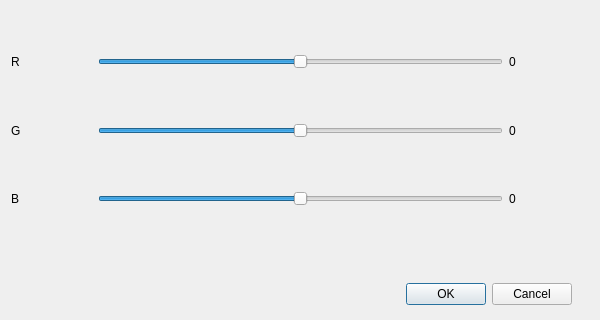
<?xml version="1.0" encoding="UTF-8"?>
<ui version="4.0">
 <class>ChangeRGB</class>
 <widget class="QDialog" name="ChangeRGB">
  <property name="geometry">
   <rect>
    <x>0</x>
    <y>0</y>
    <width>600</width>
    <height>320</height>
   </rect>
  </property>
  <property name="minimumSize">
   <size>
    <width>600</width>
    <height>320</height>
   </size>
  </property>
  <property name="maximumSize">
   <size>
    <width>600</width>
    <height>320</height>
   </size>
  </property>
  <property name="windowTitle">
   <string>ChangeRGB</string>
  </property>
  <widget class="QWidget" name="verticalLayoutWidget">
   <property name="geometry">
    <rect>
     <x>0</x>
     <y>20</y>
     <width>601</width>
     <height>221</height>
    </rect>
   </property>
   <layout class="QVBoxLayout" name="verticalLayout">
    <item>
     <layout class="QHBoxLayout" name="horizontalLayout" stretch="1,5,1">
      <item>
       <widget class="QLabel" name="label">
        <property name="text">
         <string>R</string>
        </property>
       </widget>
      </item>
      <item>
       <widget class="QSlider" name="R">
        <property name="maximum">
         <number>510</number>
        </property>
        <property name="value">
         <number>255</number>
        </property>
        <property name="orientation">
         <enum>Qt::Horizontal</enum>
        </property>
       </widget>
      </item>
      <item>
       <widget class="QLabel" name="RT">
        <property name="text">
         <string>0</string>
        </property>
       </widget>
      </item>
     </layout>
    </item>
    <item>
     <layout class="QHBoxLayout" name="horizontalLayout_3" stretch="1,5,1">
      <item>
       <widget class="QLabel" name="label_5">
        <property name="text">
         <string>G</string>
        </property>
       </widget>
      </item>
      <item>
       <widget class="QSlider" name="G">
        <property name="maximum">
         <number>510</number>
        </property>
        <property name="value">
         <number>255</number>
        </property>
        <property name="orientation">
         <enum>Qt::Horizontal</enum>
        </property>
       </widget>
      </item>
      <item>
       <widget class="QLabel" name="GT">
        <property name="text">
         <string>0</string>
        </property>
       </widget>
      </item>
     </layout>
    </item>
    <item>
     <layout class="QHBoxLayout" name="horizontalLayout_2" stretch="1,5,1">
      <item>
       <widget class="QLabel" name="label_3">
        <property name="text">
         <string>B</string>
        </property>
       </widget>
      </item>
      <item>
       <widget class="QSlider" name="B">
        <property name="maximum">
         <number>510</number>
        </property>
        <property name="value">
         <number>255</number>
        </property>
        <property name="orientation">
         <enum>Qt::Horizontal</enum>
        </property>
       </widget>
      </item>
      <item>
       <widget class="QLabel" name="BT">
        <property name="text">
         <string>0</string>
        </property>
       </widget>
      </item>
     </layout>
    </item>
   </layout>
  </widget>
  <widget class="QDialogButtonBox" name="buttonBox">
   <property name="geometry">
    <rect>
     <x>380</x>
     <y>280</y>
     <width>192</width>
     <height>28</height>
    </rect>
   </property>
   <property name="standardButtons">
    <set>QDialogButtonBox::Cancel|QDialogButtonBox::Ok</set>
   </property>
  </widget>
 </widget>
 <layoutdefault spacing="6" margin="11"/>
 <resources/>
 <connections/>
</ui>
